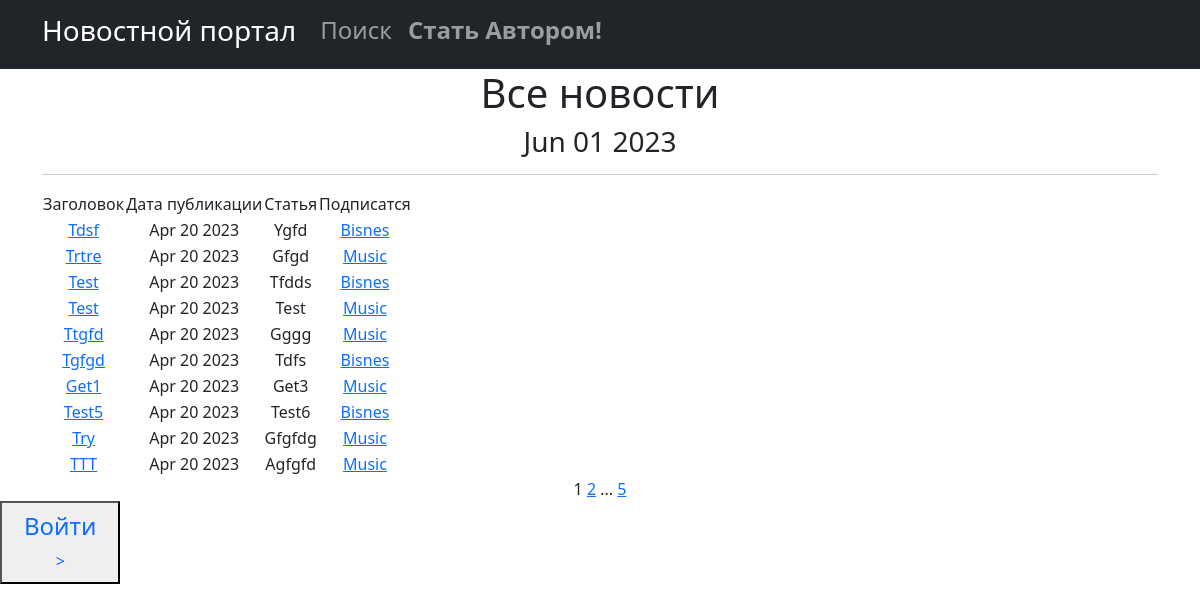
The page /news/ on the database as committed earlier.
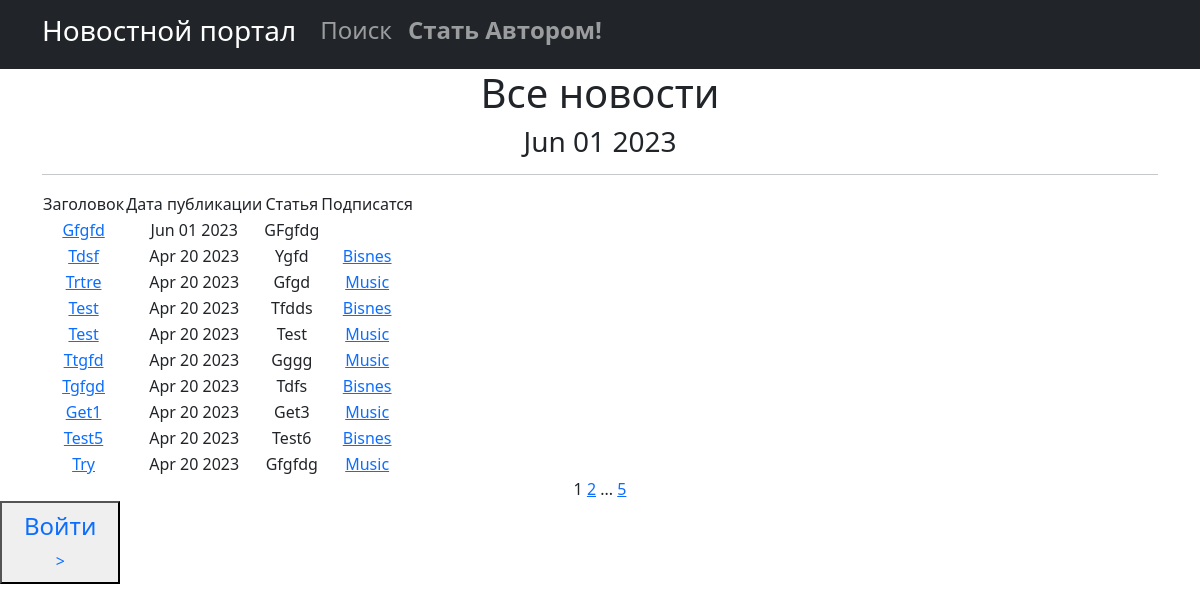
The same page on the database as committed later.
### new/models.py (models this page shows, shortened)
class Post(models.Model):
    NEWS = 'NW'
    ARTICLE = 'AR'
    CATEGORY_CHOICES = [
        (NEWS, 'Новость'),
        (ARTICLE, 'Статья'),
    ]
    author = models.ForeignKey(Author, on_delete=models.CASCADE,)
    categoryType = models.CharField(max_length=2, choices=CATEGORY_CHOICES, default=ARTICLE)
    dateCreation = models.DateTimeField(auto_now_add=True)
    postCategory = models.ManyToManyField(Category, through='PostCategory')
    tittle = models.CharField(max_length=128)
    text = models.TextField()
    rating = models.SmallIntegerField(default=0)

class Category(models.Model):
    name = models.CharField(max_length=128, unique=True)
    subscribers = models.ManyToManyField(User, related_name='categories')
    def __str__(self):
        return self.name

### new/views.py (the view)
# urls.py: path('', cache_page(60)(PostList.as_view()), name = 'post_list'),
class PostList(ListView):
    logger.info('INFO')
    model = Post
    ordering = 'text'
    template_name = 'post.html'
    context_object_name = 'post'
    paginate_by = 10
    def get_context_data(self, **kwargs):
        context = super().get_context_data(**kwargs)
        context['is_author'] = self.request.user.groups.filter(name='author').exists()
        context['time_now'] = datetime.utcnow()
        context['next_sale'] = None
        return context
    def get_queryset(self):
        times = Post.objects.all().order_by('-dateCreation')
        return times

### new/templatetags/custom_filters.py (called while the page is built)
@register.filter()
def censor(value):
    x='теракт'
    c='редиска'
    if x in value:
        a= value.replace('теракт', 'т*****')
        return a
    if c in value:
        d= value.replace('редиска', 'р******')
        return d
    try:
        x = str(x)
        c = str(c)
    except:
        print('Введено не слово')
    else:
        return value

### templates/post.html (shortened to what this page needs)
{% extends 'flatpages/default.html' %}
{% load custom_filters %}
{% block content %}
   <h1>Все новости</h1>
    <h3>{{ time_now|date:'M d Y' }}</h3>
   <hr>
    {% if post %}
       <table>
           <tr>
               <td>Заголовок</td>
               <td>Дата публикации</td>
               <td>Статья</td>
                <td>Подписатся</td>
           </tr>
           {% for posts in post %}
           <tr>
               <td><a href="{% url 'post_detail' posts.id %}"> {{ posts.tittle|censor }}</a></td>
               <td>{{ posts.dateCreation|date:'M d Y'}}</td>
               <td>{{ posts.text|truncatechars:20|censor}}</td>
               <td>
                   {% for category in posts.postCategory.all %}
                    <a href="{% url 'category_list' category.id %}">{{ category }}</a>
                        {% endfor %}
               </td>
               <td>
                </td>
           </tr>
           {% endfor %}
       </table>
   {% else %}
       <h2>Статей нет!</h2>
    {% endif %}
   {{ page_obj.number }}
   {% if page_obj.has_next %}
       <a href="?page={{ page_obj.next_page_number }}">{{ page_obj.next_page_number }}</a>
       {% if paginator.num_pages != page_obj.next_page_number %}
           ...
           <a href="?page={{ page_obj.paginator.num_pages }}">{{ page_obj.paginator.num_pages }}</a>
       {% endif %}
   {% endif %}
{% endblock content %}

Rows that differ between the two databases and show on the page:
no longer on this page (row unchanged): Post: tittle|censor "TTT", dateCreation "Apr 20 2023", text|censor "Agfgfd", Category (name "Music")
added Post: tittle|censor "Gfgfd", dateCreation "Jun 01 2023", text|censor "GFgfdg"
